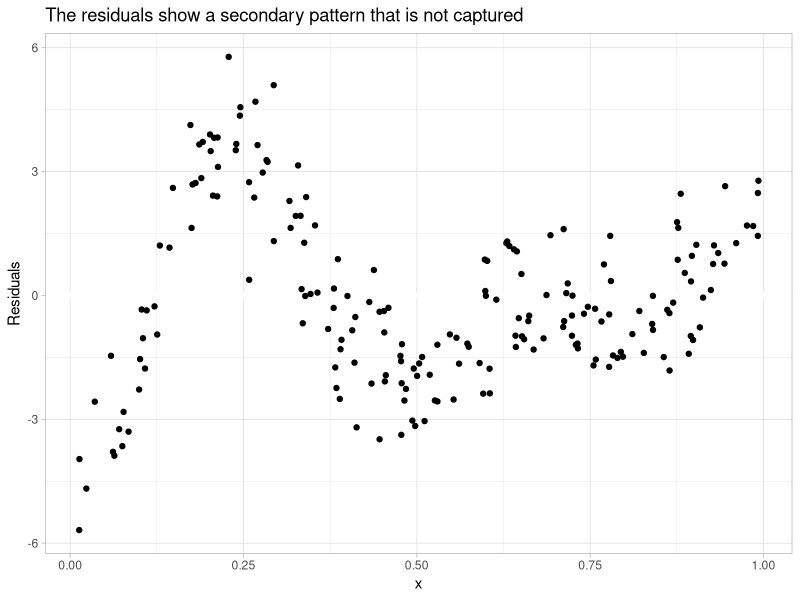
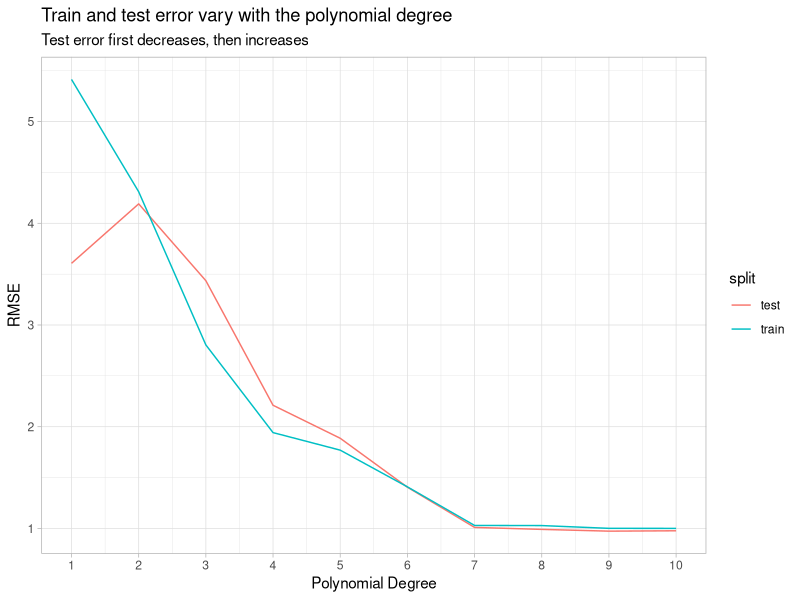
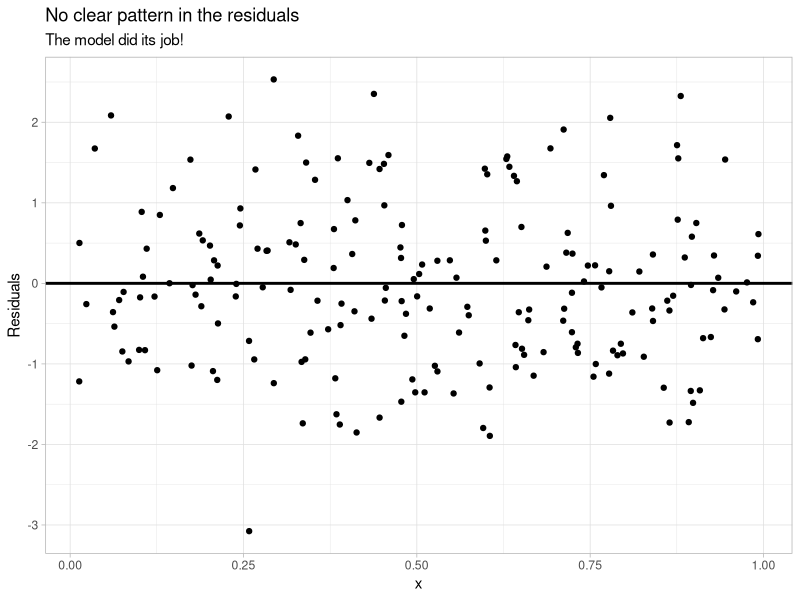
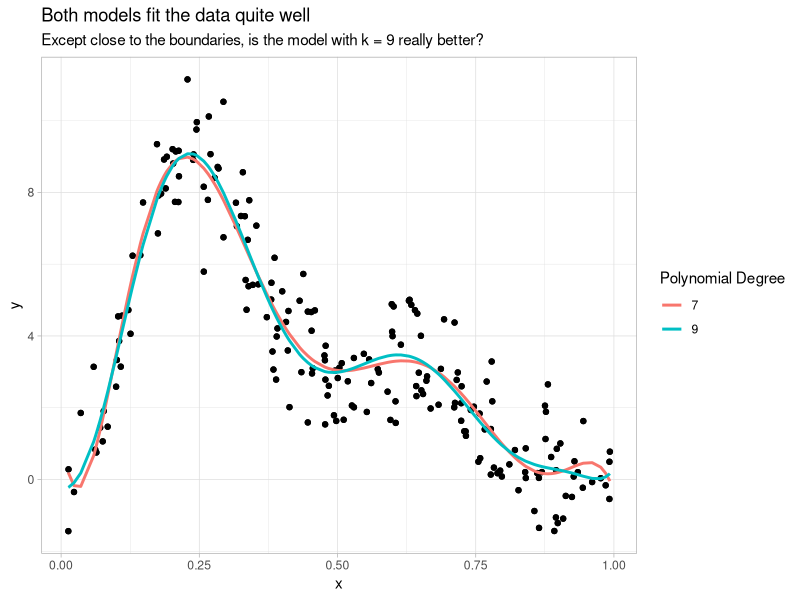
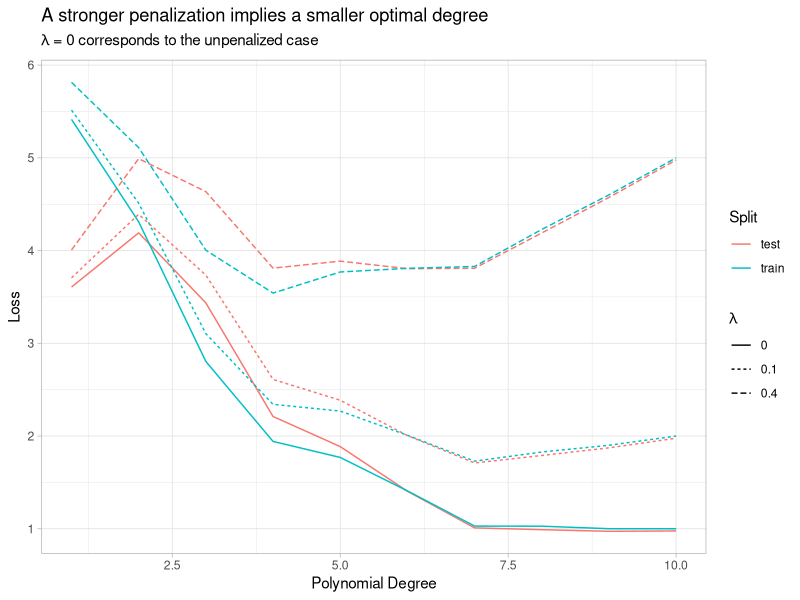
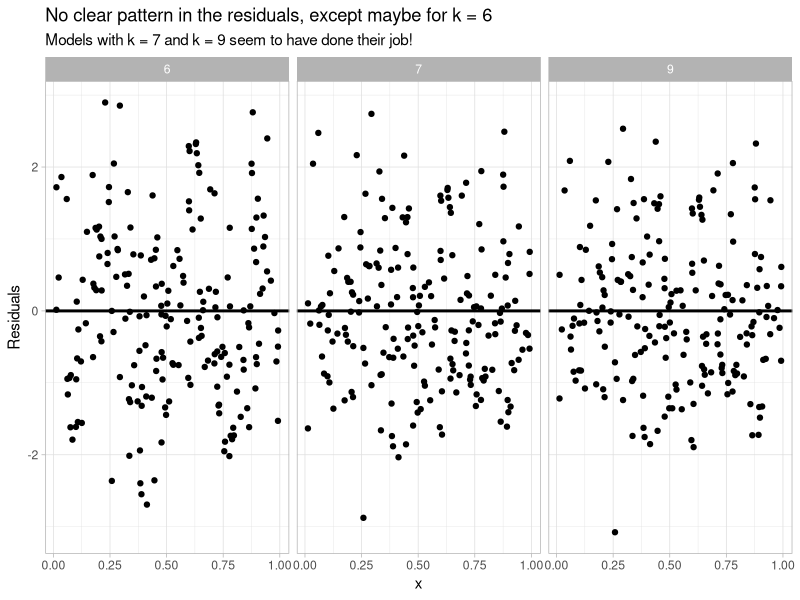

Write R code to recreate these figures, in order.
# HW8: Fit different polynomial models
#
# 1. Load the `readr` and `dplyr` package.
#    Read in the file at `"data/polyfit.tsv"` and add an `id` column that
#    contains each row's number and assign the resulting tibble to variable
#    `data_with_id`.
#    To do so, you can do the following:
#    - read in the file at `"data/polyfit.tsv"` using `read_tsv`,
#    - call `mutate()` to create the `id` column using the `row_numbers()`
#      function.
#    `data_with_id` should print to:
#    # A tibble: 200 x 3
#    x      y    id
#    <dbl>  <dbl> <int>
#    1 0.897  0.855     1
#    2 0.266  7.79      2
#    3 0.372  4.52      3
#    4 0.573  3.08      4
#    5 0.908 -1.09      5
#    6 0.202  9.20      6
#    7 0.898 -1.21      7
#    8 0.945  1.63      8
#    9 0.661  2.75      9
#    10 0.629  4.98     10
#    # … with 190 more rows
## Do not modify this line!
library(readr)
library(dplyr)
data_with_id <- read_tsv("data/polyfit.tsv") %>%
  mutate(id = row_number())
data_with_id


# 2. We will now separate the data into two datasets: the train dataset and the
#    validation dataset. The train dataset will be used to fit linear models
#    to our data and the validation dataset will be used to compute the root
#    mean square error (RMSE) and assess the model's ability to generalize to
#    unseen data (unseen in the sense that the data points in the validation
#    dataset were not used to compute the optimal coefficients of the fitted
#    model).
#    To create these datasets, do the following:
#    - first, set the random seed to `0` using `set.seed()` to reproduce
#      identical deterministic results in the following, and save the seed to
#      a vector `seed` using `seed <- .Random.seed`,
#    - then, compute the `train_data` tibble by (randomly!) sampling 80 % of
#      the data in `data_with_id` and add a `split` column containing the
#      string value `"train"` for all rows. To do so, you can:
#          - use `sample_frac()` to shuffle the data and keep only 80 % of the
#          rows,
#          - then use `mutate()` to create the constant `split` column with
#          value `"train"` for all rows
#    - then, compute the `test_data` tibble, containing all the remaining data
#      (20 % of the original rows) and a `split` column with constant value
#      `"test"`. The `id` column computed in question 3. now comes in handy.
#      You can do the following:
#          - start with `data_with_id`,
#          - use `anti_join` on the `train_data` tibble by the `id` key to keep
#            only rows that have `id`s not in `train_data`'s `id`s,
#          - then use `mutate()` to create the constant `split` column with
#            value `"test"` for all rows
#    - finally, concatenate `train_data` and `test_data` row-wise, in this
#      order, and assign the resulting tibble to `all_data`. (you can use
#      `bind_rows()` to do so.)
#    `train_data` should print to:
#    # A tibble: 160 x 4
#    x     y    id split
#    <dbl> <dbl> <int> <chr>
#    1 0.605 1.58    180 train
#    2 0.861 0.180    53 train
#    3 0.347 5.42     74 train
#    4 0.732 1.34    113 train
#    5 0.741 1.94    179 train
#    6 0.724 1.64     40 train
#    7 0.391 4.21    175 train
#    8 0.191 8.99    183 train
#    9 0.454 2.96    127 train
#    10 0.640 4.72    121 train
#    # … with 150 more rows
#    `test_data` should print to:
#    # A tibble: 40 x 4
#    x      y    id split
#    <dbl>  <dbl> <int> <chr>
#    1 0.897  0.855     1 test
#    2 0.908 -1.09      5 test
#    3 0.992  0.495    19 test
#    4 0.380  5.01     20 test
#    5 0.935  0.205    22 test
#    6 0.267 10.1      26 test
#    7 0.382  3.57     29 test
#    8 0.870  0.207    30 test
#    9 0.477  3.32     49 test
#    10 0.732  1.22     50 test
#    # … with 30 more rows
#    `all_data` should print to:
#    # A tibble: 200 x 4
#    x     y    id split
#    <dbl> <dbl> <int> <chr>
#    1 0.605 1.58    180 train
#    2 0.861 0.180    53 train
#    3 0.347 5.42     74 train
#    4 0.732 1.34    113 train
#    5 0.741 1.94    179 train
#    6 0.724 1.64     40 train
#    7 0.391 4.21    175 train
#    8 0.191 8.99    183 train
#    9 0.454 2.96    127 train
#    10 0.640 4.72    121 train
#    # … with 190 more rows
## Do not modify this line!
set.seed(0)
seed <- .Random.seed
train_data <- data_with_id %>% 
  sample_frac(0.8) %>%
  mutate(split = "train")
train_data   

test_data <- data_with_id %>%
  anti_join(train_data, by = "id") %>%
  mutate(split = "test")
test_data

all_data <- train_data %>%
  bind_rows(test_data)
all_data


# 3. Load the `modelr` package.
#    Fit a quadratic model to the `train_data` and assign the result to
#    `model_quad`.
#    You should use `lm()` and the `poly()` function, setting its `degree` to
#    `2`.
#    Add the residuals of `model_quad` to `all_data` using `add_residuals()`
#    and assign the resulting tibble to `data_with_quad_resid`.
#    `data_with_quad_resid` should print to:
#     # A tibble: 200 x 5
#     x     y    id split  resid
#     <dbl> <dbl> <int> <chr>  <dbl>
#     1 0.605 1.58    180 train -2.03
#     2 0.861 0.180    53 train -0.255
#     3 0.347 5.42     74 train  0.338
#     4 0.732 1.34    113 train -0.910
#     5 0.741 1.94    179 train -0.197
#     6 0.724 1.64     40 train -0.713
#     7 0.391 4.21    175 train -0.743
#     8 0.191 8.99    183 train  3.85
#     9 0.454 2.96    127 train -1.73
#     10 0.640 4.72    121 train  1.44
#     # … with 190 more rows
## Do not modify this line!
library(modelr)
model_quad <- lm(data = train_data, y ~ poly(x, 2, raw = TRUE))
data_with_quad_resid <- all_data %>%
  add_residuals(model_quad)
data_with_quad_resid

# 4. Load the `ggplot2` package.
#    Use `theme_set()` to set the theme to `theme_light()`.
#     It will automatically apply `theme_light()` to every plot you draw.
#    Generate a residual scatter plot (the x-axis should be `x` and the y-axis
#    should be `resid`) with a horizontal line of equation `resid = 0` and
#    assign it to `quad_resid_plot`.
#    To do so, you should do the following:
#    - call `ggplot()` on `data_with_quad_resid` using the `x` and `resid`
#      columns
#    - add a horizontal line at 0 (using `geom_ref_line()` for example),
#    - add a call to `geom_point()` to add the residuals
#    - use `labs()` to set the following labels:
#      - `y = "Residuals"`,
#      - `title = "The residuals show a secondary pattern that is not captured"`
#    - assign the result to `quad_resid_plot`
#    You should notice that the residuals are visibly not independent of
#    another, and that there is a clear pattern in their distribution according
#    to `x` that is far from uniform noise around 0.
#    We will find a better model to fit the data to capture this pattern in the
#    following.
## Do not modify this line!
library(ggplot2)
theme_set(theme_light())
quad_resid_plot <- ggplot(data = data_with_quad_resid, mapping = aes(x = x, y = resid)) +
  geom_ref_line(h = 0) +
  geom_point() +
  labs(title = "The residuals show a secondary pattern that is not captured",
       y = "Residuals") 
quad_resid_plot


# 5. Load the `purrr` and `tidyr` package.
#    Create a `my_model()` function that takes in an argument `k` and returns a
#    fitted linear model on top of polynomials of `x` up to degree `k` with
#    respect to `y`, on the `train_data`.
#    You can use `lm()` and `poly(x, k, raw = TRUE)`
#    Then generate a tibble containing the entire original data, as well as
#    predictions and residuals for `k`-degree polynomial models for `k`
#    between 1 and 10 (both included).
#    To do so, you can:
#    - create a tibble with a column `k = 1:10`,
#    - add a `model` column containing the `k` order model (computed using
#      `map()` and `my_model()`) using `mutate()`,
#    - add a `data` column that contains the data, predictions and residuals
#      for the model of the same row, computed using `map()`,
#      `add_predictions()` and `add_residuals()` - using `mutate()` again,
#    - unnest the `data` column using `unnest()`
#    - keep all columns except for `model` using `select()`
#    `model_pred_resid` should print to:
#     # A tibble: 2,000 x 7
#            k     x     y    id split  pred    resid
#        <int> <dbl> <dbl> <int> <chr> <dbl>    <dbl>
#      1     1 0.605 1.58    180 train  2.84 -1.26
#      2     1 0.861 0.180    53 train  1.19 -1.01
#      3     1 0.347 5.42     74 train  4.50  0.920
#      4     1 0.732 1.34    113 train  2.02 -0.680
#      5     1 0.741 1.94    179 train  1.96 -0.0235
#      6     1 0.724 1.64     40 train  2.07 -0.436
#      7     1 0.391 4.21    175 train  4.22 -0.00553
#      8     1 0.191 8.99    183 train  5.50  3.49
#      9     1 0.454 2.96    127 train  3.81 -0.857
#     10     1 0.640 4.72    121 train  2.61  2.10
#     # … with 1,990 more rows
## Do not modify this line!
library(purrr)
library(tidyr)
my_model <- function(k){
  res <- lm(data = train_data, y ~ poly(x, k, raw = TRUE)) 
}

model_pred_resid <- tibble(k = 1:10) %>%
  mutate(model = map(k, my_model)) %>%
  mutate(data = map(model, ~ add_residuals(add_predictions(all_data, .), .))) %>%
  unnest(data) %>%
  select(-model)
model_pred_resid



# 6. Create a function `mse` that computes the Mean Squared Error between two
#    vectors `y` and `pred`.
#    Create a tibble `model_mse` that contains the MSE for each of the
#    polynomial models, on each split (`train` and `test`).
#    To do so, you can:
#    - group `model_pred_resid` by `split` and `k` using `group_by()`,
#    - compute the MSE on each group using `mse()` and `summarize()`
#    `model_mse` should print to:
#     # A tibble: 20 x 3
#     # Groups:   split [2]
#        split     k   mse
#        <chr> <int> <dbl>
#      1 test      1 5.42
#      2 test      2 4.73
#      3 test      3 2.81
#      4 test      4 1.90
#      5 test      5 1.82
#      6 test      6 1.36
#      7 test      7 1.02
#      8 test      8 1.04
#      9 test      9 0.992
#     10 test     10 0.994
#     11 train     1 4.97
#     12 train     2 4.17
#     13 train     3 2.95
#     14 train     4 2.01
#     15 train     5 1.78
#     16 train     6 1.42
#     17 train     7 1.02
#     18 train     8 1.01
#     19 train     9 0.987
#     20 train    10 0.987
## Do not modify this line!
mse <- function(y, pred){
  return(mean((y - pred)^2))
}

model_mse <- model_pred_resid %>%
  group_by(split, k) %>%
  summarize(mse = mse(y, pred))
model_mse

  
# 7. Create a plot showing how the train and test error vary with the
#    polynomial degree of the fitted model and assign it to variable
#    `plot_mse`.
#    To do so, you can do the following - in the same order:
#    - call `ggplot()` on `model_mse` with aesthetic containing `k` for
#      x-values, `mse` for y-values and color by `split`
#    - add a line plot  using `geom_line()`,
#    - enforce the x-axis to show ticks at integer values from 1 to 10
#      using `scale_x_continuous()` and setting its `breaks` argument to
#     `1:10`,
#    - use `labs()` to add the following labels:
#      - `x = "Polynomial Degree"`,
#      - `y = "RMSE"`,
#      - `title = "Train and test error vary with the polynomial degree"`,
#      - `subtitle = "Test error first decreases, then increases"`
## Do not modify this line!
plot_mse <- ggplot(data = model_mse, mapping = aes(x = k, y = mse, col = split)) +
  geom_line() +
  scale_x_continuous(breaks = 1:10) +
  labs(title = "Train and test error vary with the polynomial degree",
       subtitle = "Test error first decreases, then increases",
       x = "Polynomial Degree",
       y = "RMSE")
plot_mse



# 8. Find the degree with the smallest validation error and assign it to
#    variable `best_deg`.
#    To do so you can modify `model_mse` and do the following:
#    - filter only the rows containing validation errors and in which the
#      error is equal to the minimum error using `filter()` on the `split`
#      column to keep the errors on the validation set,
#    - filter on `mse` column, with `min()` used in the filtering condition
#      on `mse`,
#    - then, keep only the value of `k` using `pull()`
## Do not modify this line!
best_deg <- model_mse %>%
  filter(split == "test") %>%
  filter(mse == min(mse)) %>%
  pull(k)
best_deg



# 9. Generate a `residual_plot` figure by plotting the residuals of the best
#    polynomial model in terms of lowest test error with a horizontal reference
#    line at 0.
#    To do so you can:
#    - filter on `k` to keep only residuals for `k == best_deg` using
#      `filter()` on `model_pred_resid`,
#    - call `ggplot()` with `x` on the x-axis and `resid` on the y-axis,
#    - add points using `geom_point()`,
#    - add a horizontal line at 0 using `geom_hline()` (make its size be 1),
#    - use `labs()` to add the following labels:
#      - `y = "Residuals"`,
#      - `title = "No clear pattern in the residuals"`,
#      - `subtitle = "The model did its job!"`
## Do not modify this line!
t9 <- filter(model_pred_resid, k == best_deg)
residual_plot <- ggplot(data = t9) +
  geom_point(mapping = aes(x = x, y = resid)) +
  geom_abline(mapping = aes(intercept = 0, slope = 0), size = 1) +
  labs(title = "No clear pattern in the residuals",
       subtitle = "The model did its job!",
       y = "Residuals")
residual_plot

# 10. Generate a scatter plot of all the data with two models - the best degree
#     and `k=7` - overlayed as lines and assign it to variable
#     `prediction_plot`.
#     To do so, you can:
#     - filter on `k` to keep only residuals for the two models using
#       `filter()` on `model_pred_resid`,
#     - transform `k` to a factor column using `mutate()` and `factor()`,
#     - call `ggplot()` with the aesthetic `x = x` and `y = y`,
#     - add the scatter plot with `geom_point()`,
#     - add the prediction line with a new aesthetic with `y = pred` and
#       `color = k`, with lines of `size = 1` using `geom_line()`
#     - use `labs()` to add the following labels:
#      - `color = "Polynomial Degree"`,
#      - `title = "Both models fit the data quite well"`,
#      - `subtitle = "Except close to the boundaries, is the model with k = 9 really better?"`
## Do not modify this line!
t10 <- model_pred_resid %>%
  filter(k == 7 | k == 9) %>%
  mutate(k = factor(k))

prediction_plot <- ggplot(data = t10, mapping = aes(x = x, y = y)) +
  geom_point() +
  geom_line(aes(y = pred, col = k), size = 1) +
  labs(title = "Both models fit the data quite well",
       subtitle = "Except close to the boundaries, is the model with k = 9 really better?",
       color = "Polynomial Degree")
prediction_plot
  



# 11. We want to force the model to choose the smallest degree possible
#     among the models that have similar performances.
#     Create a function `mse_penalized()` with arguments `y`, `pred`, `k` and
#     `lambda` (`lambda` should have a default value of `0`) to compute a
#     penalized MSE that adds returns the `MSE(y,pred) + lambda * k`.
#     You can assume that `k` is an integer, and that `y` and `pred`
#     are numeric vectors of same length.
#     To calculate the MSE, you can calculate the mean of the squared difference.
#     Then, create a function `my_mse_penalized()` with arguments `df`, `k` and
#     `lambda` that returns a tibble with two columns:
#     - `loss` should contain the output of `mse_penalized()` computed
#       on the `y` and `pred` columns of `df`, and `k` and `lambda`,
#     - `lambda` should contain the value of `lambda`
#     You can assume that `df` is a dataframe containing two columns `y` and
#     `pred` of same length.
#     Use `my_mse_penalized()` to create a tibble `model_mse_penalized` from
#     `model_pred_resid` with values of the penalized penalized for each value
#     of `k`, as well as for each value of `lambda` in `(0, 0.1, 0.4)`.
#     To do so, you can:
#     - group `model_pred_resid` by `k` and `split`,
#     - nest the groups using `nest()`,
#     - add an `errors` column using `map()` on `data` to apply
#       `my_mse_penalized()` with the values of `lambda` given above and the
#       value of `k` of each group, using `mutate()`,
#     - unnest `errors` using `unnest()`,
#     - keep all columns except `data` using `select()`
#     `model_mse_penalized` should print to:
#     # A tibble: 60 x 4
#     # Groups:   k, split [20]
#            k split  loss lambda
#        <int> <chr> <dbl>  <dbl>
#      1     1 train  4.97    0
#      2     1 train  5.07    0.1
#      3     1 train  5.37    0.4
#      4     1 test   5.42    0
#      5     1 test   5.52    0.1
#      6     1 test   5.82    0.4
#      7     2 train  4.17    0
#      8     2 train  4.37    0.1
#      9     2 train  4.97    0.4
#     10     2 test   4.73    0
#     # … with 50 more rows
## Do not modify this line!
mse_penalized <- function(y, pred, k, lambda = 0){
 return(mse(y,pred) + lambda * k) 
}

my_mse_penalized <- function(df, k, lambda){
  res <- tibble(
    loss = mse_penalized(df$y, df$pred, k, lambda),
    lambda = lambda
  )
  return(res)
}  
  
lambda <- c(0, 0.1, 0.4) 
model_mse_penalized <- model_pred_resid %>%
  group_by(k, split) %>%
  nest() %>%
  mutate(errors = map(data, ~ my_mse_penalized(.x, k, lambda))) %>%
  unnest(errors) %>%
  select(-data)
model_mse_penalized



# 12. Create a `mse_penalized_plot` from `model_mse_penalized` that shows the
#     variation of the `loss` with `k` for each value of `lambda` on each
#     `split`.
#     To do so, you can:
#     - transform the `lambda` column of `model_mse_penalized` to a factor
#       column,
#     - call `ggplot()` with an aesthetic that maps `k` to the x-axis, `loss`
#       to the y-axis, `split` to the color and `lambda` to `linetype`,
#     - add lines using `geom_line()`,
#     - use `labs()` to add the following labels:
#      - `color = "Split"``,
#      - `x = "Polynomial Degree"``,
#      - `y = "Loss"`,
#      - `linetype = expression(lambda)`,
#      - `title = "A stronger penalization implies a smaller optimal degree"`,
#      - `subtitle = "expression(paste(lambda, " = 0 corresponds to the unpenalized case"))"`.
## Do not modify this line!
t12 <- model_mse_penalized %>%
  mutate(lambda = factor(lambda))
mse_penalized_plot <- ggplot(data = t12,
                             mapping = aes(x = k, y = loss, col = split, linetype = lambda)) +
  geom_line() +
  labs(title = "A stronger penalization implies a smaller optimal degree",
       subtitle = expression(paste(lambda, " = 0 corresponds to the unpenalized case")),
       x = "Polynomial Degree",
       y = "Loss",
       color = "Split",
       linetype = expression(lambda))
mse_penalized_plot
  



# 13. Find the best degree according to penalized loss on the `test` split for
#     each value of the penalization parameter (`lambda`, which is in
#     `(0, 0.1, 0.4)`) and assign the tibble containing rows from
#     `model_mse_penalized` with the best degree to `best_deg_penalized`.
#     To do so, you can:
#     - keep only the `test` rows of `model_mse_penalized` using `filter()`,
#     - group the result by `lambda` using `group_by()`,
#     - keep only the rows with minimal loss using `filter()` and `min()`
#     Join `best_deg_penalized` to `model_pred_resid` to keep the data,
#     predictions and residuals for the polynomial models of degrees selected
#     by the penalized models and assign the resulting tibble to
#     `model_pred_resid_best`.
#     To do so, you can:
#     - left join `best_deg_penalized` to `model_pred_resid_best` on `k`,
#     - remove NA values using `drop_na()`
#     `best_deg_penalized` should print to:
#     # A tibble: 3 x 4
#     # Groups:   lambda [3]
#           k split  loss lambda
#       <int> <chr> <dbl>  <dbl>
#     1     4 test  3.50     0.4
#     2     7 test  1.72     0.1
#     3     9 test  0.992    0
#     `model_pred_resid_best` should print to:
#     # A tibble: 600 x 10
#            k     x     y    id split.x  pred   resid split.y  loss lambda
#        <int> <dbl> <dbl> <int> <chr>   <dbl>   <dbl> <chr>   <dbl>  <dbl>
#      1     4 0.605 1.58    180 train    2.25 -0.675  test     3.50    0.4
#      2     4 0.861 0.180    53 train    1.26 -1.08   test     3.50    0.4
#      3     4 0.347 5.42     74 train    6.37 -0.944  test     3.50    0.4
#      4     4 0.732 1.34    113 train    1.69 -0.347  test     3.50    0.4
#      5     4 0.741 1.94    179 train    1.67  0.265  test     3.50    0.4
#      6     4 0.724 1.64     40 train    1.70 -0.0656 test     3.50    0.4
#      7     4 0.391 4.21    175 train    5.55 -1.34   test     3.50    0.4
#      8     4 0.191 8.99    183 train    7.38  1.62   test     3.50    0.4
#      9     4 0.454 2.96    127 train    4.36 -1.40   test     3.50    0.4
#     10     4 0.640 4.72    121 train    2.00  2.71   test     3.50    0.4
#     # … with 590 more rows
## Do not modify this line!
best_deg_penalized <- model_mse_penalized %>% 
  filter(split == "test") %>%
  group_by(lambda) %>%
  filter(loss == min(loss)) 
best_deg_penalized

model_pred_resid_best <- model_pred_resid %>%
  left_join(best_deg_penalized, by = "k") %>%
  drop_na()
model_pred_resid_best
  


# 14. Generate residual plots for the three different values of `k` retained
#     by the penalized criterion with reference lines at 0 and assign the plot
#     to `residual_plot_best`.
#     To do so, you can:
#     - use `ggplot()` on `model_pred_resid_best`, with `x` on the x-axis and
#       `"Residuals"` on the y-axis
#     - add points using `geom_point()`,
#     - add a horizontal line at 0 using `geom_hline()` (make its size be 1),
#     - facet the plot by `k` using `facet_wrap()`
#     - use `labs()` to add the following labels:
#       - `y = "Residuals"`,
#       - `title = "No clear pattern in the residuals, except maybe for k = 6"`,
#       - `subtitle = "Models with k = 7 and k = 9 seem to have done their job!"`
#
## Do not modify this line!
residual_plot_best <- ggplot(data = model_pred_resid_best,
                             mapping = aes(x = x, y = resid)) +
  geom_point() +
  geom_hline(yintercept = 0, size = 1) +
  facet_wrap(~k) +
  labs(title = "No clear pattern in the residuals, except maybe for k = 6",
       subtitle = "Models with k = 7 and k = 9 seem to have done their job!",
       y = "Residuals")
residual_plot_best




